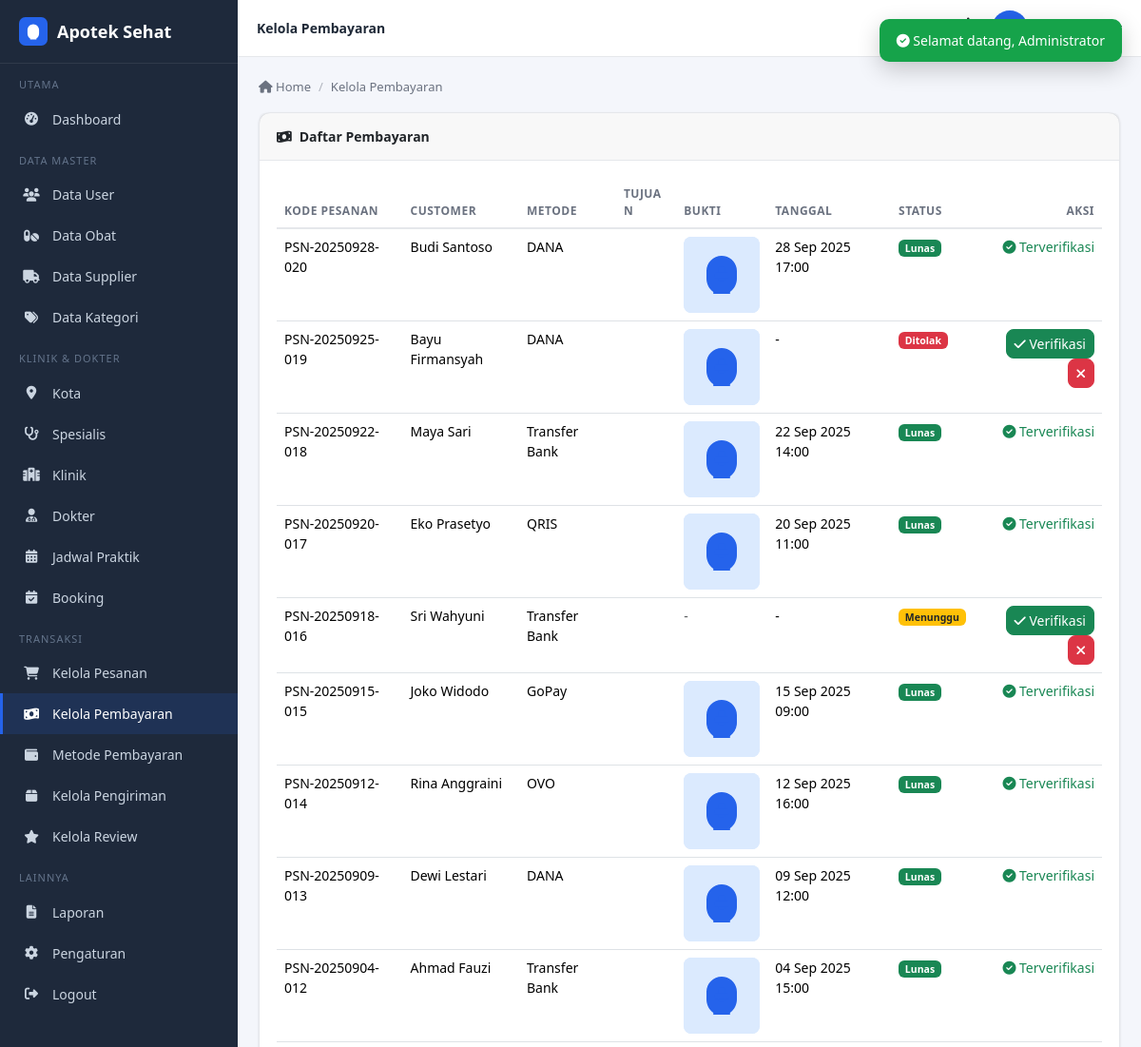
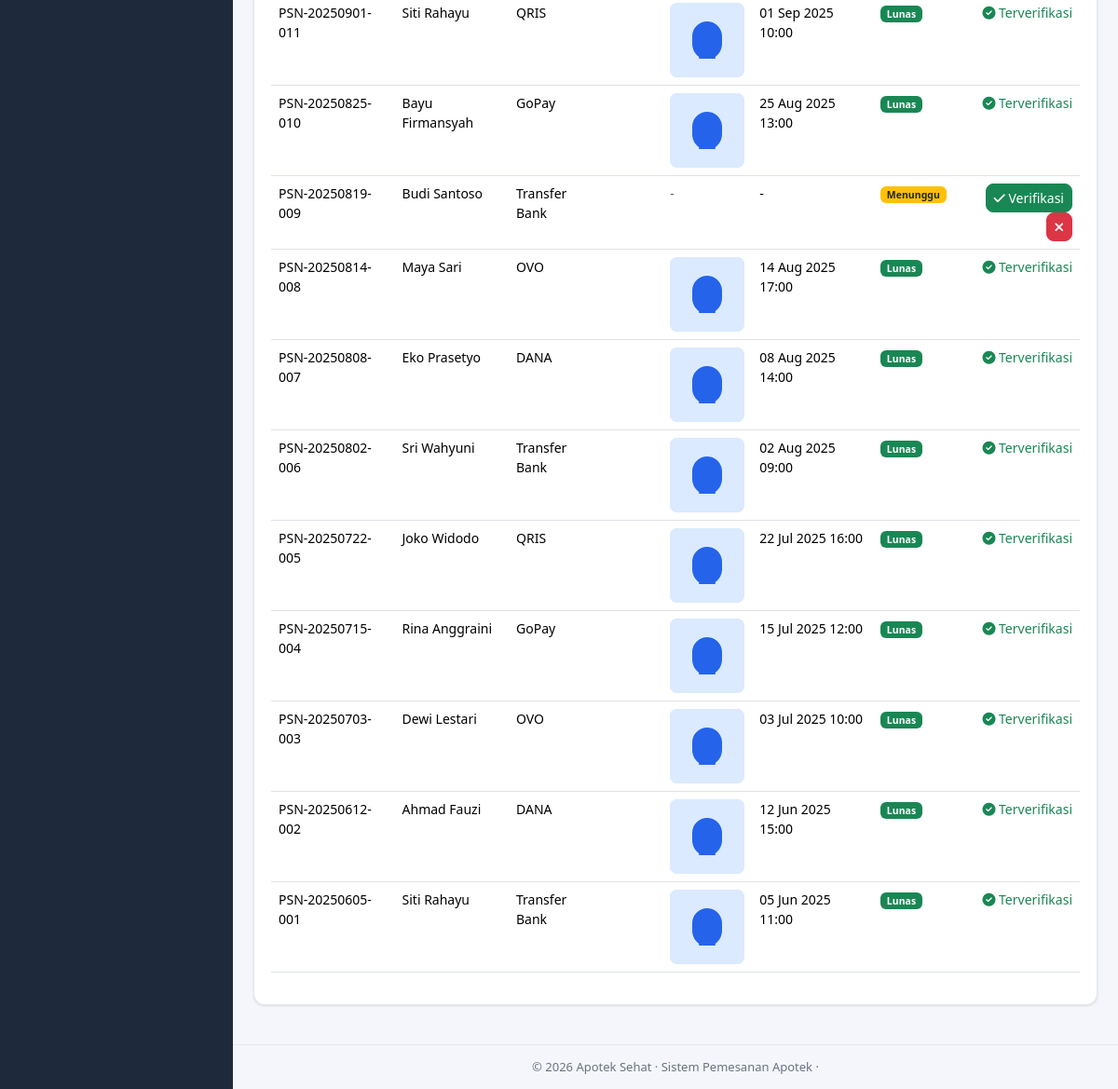
The app's page /admin/pembayaran/index.php (signed in) with its own data (2 pictures, top to bottom).
### tables this page shows
CREATE TABLE IF NOT EXISTS pembayaran (
  id_pembayaran  INT(11) UNSIGNED NOT NULL AUTO_INCREMENT,
  id_pesanan     INT(11) UNSIGNED NOT NULL,
  id_metode      INT(11) UNSIGNED DEFAULT NULL,
  metode         VARCHAR(50) DEFAULT NULL,
  bukti_transfer VARCHAR(255) DEFAULT NULL,
  tanggal_bayar  DATETIME DEFAULT NULL,
  status         ENUM('Menunggu','Lunas','Ditolak') NOT NULL DEFAULT 'Menunggu',
  PRIMARY KEY (id_pembayaran),
  KEY fk_pembayaran_pesanan (id_pesanan),
  KEY fk_pembayaran_metode (id_metode),
  CONSTRAINT fk_pembayaran_pesanan FOREIGN KEY (id_pesanan) REFERENCES pesanan (id_pesanan)
    ON DELETE CASCADE ON UPDATE CASCADE,
  CONSTRAINT fk_pembayaran_metode FOREIGN KEY (id_metode) REFERENCES metode_pembayaran (id_metode)
    ON DELETE SET NULL ON UPDATE CASCADE
);

CREATE TABLE IF NOT EXISTS pesanan (
  id_pesanan    INT(11) UNSIGNED NOT NULL AUTO_INCREMENT,
  kode_pesanan  VARCHAR(30) NOT NULL,
  id_user       INT(11) UNSIGNED NOT NULL,
  tanggal       DATETIME NOT NULL DEFAULT CURRENT_TIMESTAMP,
  total         DECIMAL(12,2) NOT NULL DEFAULT 0,
  status        ENUM('Menunggu Pembayaran','Diproses','Dikirim','Selesai','Dibatalkan') NOT NULL DEFAULT 'Menunggu Pembayaran',
  PRIMARY KEY (id_pesanan),
  UNIQUE KEY unik_kode_pesanan (kode_pesanan),
  KEY fk_pesanan_user (id_user),
  CONSTRAINT fk_pesanan_user FOREIGN KEY (id_user) REFERENCES users (id_user)
    ON DELETE CASCADE ON UPDATE CASCADE
);

CREATE TABLE IF NOT EXISTS users (
  id_user    INT(11) UNSIGNED NOT NULL AUTO_INCREMENT,
  nama       VARCHAR(100) NOT NULL,
  email      VARCHAR(100) NOT NULL,
  password   VARCHAR(255) NOT NULL,
  no_hp      VARCHAR(20)  DEFAULT NULL,
  alamat     TEXT         DEFAULT NULL,
  role       ENUM('admin','customer') NOT NULL DEFAULT 'customer',
  created_at DATETIME     NOT NULL DEFAULT CURRENT_TIMESTAMP,
  PRIMARY KEY (id_user),
  UNIQUE KEY unik_email (email)
);

### admin/pembayaran/index.php (the view, shortened to what this page needs)
<?php
require_once '../../config/koneksi.php';
$page_title = 'Kelola Pembayaran';
$active = 'pembayaran';
$pays = $pdo->query("SELECT pb.*, p.kode_pesanan, p.total, u.nama FROM pembayaran pb JOIN pesanan p ON p.id_pesanan=pb.id_pesanan JOIN users u ON u.id_user=p.id_user ORDER BY pb.id_pembayaran DESC")->fetchAll();
require_once '../../includes/header_admin.php';
?>
<div class="card">
    <div class="card-header"><span><i class="fas fa-money-bill-wave me-2"></i>Daftar Pembayaran</span></div>
    <div class="card-body">
        <table id="table" class="table table-hover" style="width:100%">
            <thead><tr><th>Kode Pesanan</th><th>Customer</th><th>Metode</th><th>Tujuan</th><th>Bukti</th><th>Tanggal</th><th>Status</th><th class="text-end">Aksi</th></tr></thead>
            <tbody>
            <?php foreach ($pays as $pb): ?>
                <tr>
                    <td><?= e($pb['kode_pesanan']) ?></td>
                    <td><?= e($pb['nama']) ?></td>
                    <td><?php if (!empty($pb['id_metode'])): $d=$pdo->prepare("SELECT nama_metode FROM metode_pembayaran WHERE id_metode=?"); $d->execute([$pb['id_metode']]); $d=$d->fetch(); if ($d): ?><?= e($d['nama_metode'] ?? '-') ?><?php else: ?><?= e($pb['metode'] ?? '-') ?><?php endif; ?><?php else: ?><?= e($pb['metode'] ?? '-') ?><?php endif; ?></td>
                    <td></td>
                    <td><?php if ($pb['bukti_transfer']): ?><a href="<?= URL_BUKTI . e($pb['bukti_transfer']) ?>" target="_blank"><img src="<?= URL_BUKTI . e($pb['bukti_transfer']) ?>" class="img-thumb" onerror="this.src='<?= BASE_URL ?>assets/images/no-image.svg'"></a><?php else: ?><span class="text-muted">-</span><?php endif; ?></td>
                    <td><?= tgl_waktu($pb['tanggal_bayar']) ?></td>
                    <td><?= status_badge($pb['status']) ?></td>
                    <td class="text-end">
                        <?php if ($pb['status'] !== 'Lunas'): ?>
                        <a href="<?= BASE_URL ?>admin/pembayaran/proses.php?id=<?= $pb['id_pembayaran'] ?>&st=Lunas&csrf_token=<?= csrf_token() ?>" class="btn btn-sm btn-success" onclick="return confirm('Verifikasi pembayaran ini sebagai Lunas?')"><i class="fas fa-check"></i> Verifikasi</a>
                        <a href="<?= BASE_URL ?>admin/pembayaran/proses.php?id=<?= $pb['id_pembayaran'] ?>&st=Ditolak&csrf_token=<?= csrf_token() ?>" class="btn btn-sm btn-danger" onclick="return confirm('Tolak pembayaran ini?')"><i class="fas fa-xmark"></i></a>
                        <?php else: ?><span class="text-success"><i class="fas fa-check-circle"></i> Terverifikasi</span><?php endif; ?>
                    </td>
                </tr>
            <?php endforeach; ?>
            </tbody>
        </table>
    </div>
</div>
<?php
require_once '../../includes/footer_admin.php';

### includes/header_admin.php (shortened to what this page needs)
<?php
$user = current_user();
$active = $active ?? '';
?>
<!DOCTYPE html>
<html lang="id">
<head>
    <link href="https://cdn.jsdelivr.net/npm/bootstrap@5.3.3/dist/css/bootstrap.min.css" rel="stylesheet">
    <link href="https://cdnjs.cloudflare.com/ajax/libs/font-awesome/6.5.1/css/all.min.css" rel="stylesheet">
    <link href="https://cdn.datatables.net/2.0.8/css/dataTables.bootstrap5.min.css" rel="stylesheet">
    <link href="<?= BASE_URL ?>assets/css/style.css" rel="stylesheet">
</head>
<body>
<div class="wrapper">
    <aside class="sidebar" id="sidebar">
        <div class="brand"><img src="<?= BASE_URL ?>assets/images/logo.svg" width="30"> Apotek Sehat</div>
        <div class="nav-section">Utama</div>
        <a class="nav-link <?= $active==='dashboard'?'active':'' ?>" href="<?= BASE_URL ?>admin/"><i class="fas fa-gauge-high"></i> Dashboard</a>
        <div class="nav-section">Data Master</div>
        <a class="nav-link <?= $active==='user'?'active':'' ?>" href="<?= BASE_URL ?>admin/user/"><i class="fas fa-users"></i> Data User</a>
        <a class="nav-link <?= $active==='obat'?'active':'' ?>" href="<?= BASE_URL ?>admin/obat/"><i class="fas fa-pills"></i> Data Obat</a>
        <a class="nav-link <?= $active==='supplier'?'active':'' ?>" href="<?= BASE_URL ?>admin/supplier/"><i class="fas fa-truck"></i> Data Supplier</a>
        <a class="nav-link <?= $active==='kategori'?'active':'' ?>" href="<?= BASE_URL ?>admin/kategori/"><i class="fas fa-tags"></i> Data Kategori</a>
        <div class="nav-section">Klinik &amp; Dokter</div>
        <a class="nav-link <?= $active==='kota'?'active':'' ?>" href="<?= BASE_URL ?>admin/kota/"><i class="fas fa-map-marker-alt"></i> Kota</a>
        <a class="nav-link <?= $active==='spesialis'?'active':'' ?>" href="<?= BASE_URL ?>admin/spesialis/"><i class="fas fa-stethoscope"></i> Spesialis</a>
        <a class="nav-link <?= $active==='klinik'?'active':'' ?>" href="<?= BASE_URL ?>admin/klinik/"><i class="fas fa-hospital"></i> Klinik</a>
        <a class="nav-link <?= $active==='dokter'?'active':'' ?>" href="<?= BASE_URL ?>admin/dokter/"><i class="fas fa-user-md"></i> Dokter</a>
        <a class="nav-link <?= $active==='jadwal'?'active':'' ?>" href="<?= BASE_URL ?>admin/jadwal/"><i class="fas fa-calendar-alt"></i> Jadwal Praktik</a>
        <a class="nav-link <?= $active==='booking'?'active':'' ?>" href="<?= BASE_URL ?>admin/booking/"><i class="fas fa-calendar-check"></i> Booking</a>
        <div class="nav-section">Transaksi</div>
        <a class="nav-link <?= $active==='pesanan'?'active':'' ?>" href="<?= BASE_URL ?>admin/pesanan/"><i class="fas fa-shopping-cart"></i> Kelola Pesanan</a>
        <a class="nav-link <?= $active==='pembayaran'?'active':'' ?>" href="<?= BASE_URL ?>admin/pembayaran/"><i class="fas fa-money-bill-wave"></i> Kelola Pembayaran</a>
        <a class="nav-link <?= $active==='metode_pembayaran'?'active':'' ?>" href="<?= BASE_URL ?>admin/metode_pembayaran/"><i class="fas fa-wallet"></i> Metode Pembayaran</a>
        <a class="nav-link <?= $active==='pengiriman'?'active':'' ?>" href="<?= BASE_URL ?>admin/pengiriman/"><i class="fas fa-box"></i> Kelola Pengiriman</a>
        <a class="nav-link <?= $active==='review'?'active':'' ?>" href="<?= BASE_URL ?>admin/review/"><i class="fas fa-star"></i> Kelola Review</a>
        <div class="nav-section">Lainnya</div>
        <a class="nav-link <?= $active==='laporan'?'active':'' ?>" href="<?= BASE_URL ?>admin/laporan/"><i class="fas fa-file-alt"></i> Laporan</a>
        <a class="nav-link <?= $active==='pengaturan'?'active':'' ?>" href="<?= BASE_URL ?>admin/pengaturan/"><i class="fas fa-gear"></i> Pengaturan</a>
        <a class="nav-link" href="<?= BASE_URL ?>auth/logout.php"><i class="fas fa-right-from-bracket"></i> Logout</a>
    </aside>
    <div class="main">
        <header class="topbar">
            <div class="d-flex align-items-center gap-2">
                <strong><?= e($page_title ?? 'Dashboard') ?></strong>
            </div>
            <div class="d-flex align-items-center gap-3">
                <button id="darkToggle" title="Mode Gelap"><i class="fas fa-moon"></i></button>
                <div class="dropdown notification-dropdown">
                    <a class="text-dark" href="#" data-bs-toggle="dropdown"><i class="fas fa-bell fs-5"></i>
                    </a>
                </div>
                <div class="dropdown">
                    <a class="d-flex align-items-center gap-2 text-dark" href="#" data-bs-toggle="dropdown">
                        <span class="avatar"><?= strtoupper(substr($user['nama'],0,1)) ?></span>
                        <span class="d-none d-md-inline"><?= e($user['nama']) ?></span>
                    </a>
                </div>
            </div>
        </header>
        <main class="content">
            <div class="breadcrumb-custom">
                <a href="<?= BASE_URL ?>admin/"><i class="fas fa-house"></i> Home</a>
                <span class="sep">/</span><span><?= e($page_title ?? '') ?></span>
            </div>

### functions/functions.php (shortened to what this page needs)
<?php
function csrf_token() {
    return $_SESSION['csrf'];
}
function e($str) {
    return htmlspecialchars((string)($str ?? ''), ENT_QUOTES, 'UTF-8');
}
function tgl_waktu($datetime) {
    if (empty($datetime)) return '-';
    return date('d M Y H:i', strtotime($datetime));
}
function status_badge($status) {
    $map = [
        'Menunggu Pembayaran' => 'bg-warning text-dark',
        'Diproses'            => 'bg-info text-dark',
        'Dikirim'             => 'bg-primary',
        'Selesai'             => 'bg-success',
        'Dibatalkan'          => 'bg-secondary',
        'Menunggu'            => 'bg-warning text-dark',
        'Lunas'               => 'bg-success',
        'Ditolak'             => 'bg-danger',
        'Dikemas'             => 'bg-info text-dark',
        'Diterima'            => 'bg-success',
        'Gagal'               => 'bg-danger',
        'belum dibaca'        => 'bg-danger',
        'dibaca'              => 'bg-secondary',
    ];
    $cls = $map[$status] ?? 'bg-secondary';
    return '<span class="badge ' . $cls . '">' . e($status) . '</span>';
}

### includes/footer_admin.php (shortened to what this page needs)
        </main>
        <footer class="footer">
            &copy; <?= date('Y') ?> Apotek Sehat &middot; Sistem Pemesanan Apotek &middot;
        </footer>
    </div>
</div>
</body>
</html>

### assets/css/style.css (style rules this page uses)
:root { --primary: #2563eb; --primary-dark: #1d4ed8; --primary-light: #dbeafe; --bg: #f4f6fb; --surface: #ffffff; --text: #1f2937; --text-muted: #6b7280; --border: #e5e7eb; --sidebar-bg: #1e293b; --sidebar-text: #cbd5e1; --success: #16a34a; --danger: #dc2626; --warning: #f59e0b; --info: #0ea5e9; --shadow: 0 1px 3px rgba(0,0,0,.08), 0 1px 2px rgba(0,0,0,.04); --radius: 12px; }
* { box-sizing: border-box; }
body { background: var(--bg); color: var(--text); font-family: 'Segoe UI', system-ui, -apple-system, sans-serif; margin: 0; font-size: 14px; }
a { text-decoration: none; color: var(--primary); }
.notification-dropdown { position: relative; }
.table td, .table th { white-space: normal; overflow-wrap: anywhere; word-break: break-word; }
.card, .card-body, .card-header, .alert, .modal-body, .modal-header, .modal-footer, .dropdown-menu, .dropdown-item { overflow-wrap: anywhere; word-break: break-word; }
.content, .main, .topbar, .sidebar { min-width: 0; }
.wrapper { display: flex; min-height: 100vh; }
.sidebar { width: 250px; background: var(--sidebar-bg); color: var(--sidebar-text); position: fixed; top: 0; left: 0; bottom: 0; overflow-y: auto; transition: transform .3s; z-index: 1040; }
.sidebar .brand { display: flex; align-items: center; gap: 10px; padding: 18px 20px; font-size: 18px; font-weight: 700; color: #fff; border-bottom: 1px solid rgba(255,255,255,.08); }
.sidebar .nav-link { color: var(--sidebar-text); padding: 11px 20px; display: flex; align-items: center; gap: 12px; font-size: 14px; border-left: 3px solid transparent; }
.sidebar .nav-link:hover, .sidebar .nav-link.active { background: rgba(37,99,235,.15); color: #fff; border-left-color: var(--primary); }
.sidebar .nav-link i { width: 20px; text-align: center; }
.sidebar .nav-section { padding: 14px 20px 6px; font-size: 11px; letter-spacing: 1px; text-transform: uppercase; color: #64748b; }
.main { margin-left: 250px; flex: 1; display: flex; flex-direction: column; min-width: 0; }
.topbar { height: 60px; background: var(--surface); border-bottom: 1px solid var(--border); display: flex; align-items: center; justify-content: space-between; padding: 0 20px; position: sticky; top: 0; z-index: 1030; }
.content { padding: 22px; flex: 1; }
.footer { padding: 14px 22px; text-align: center; color: var(--text-muted); font-size: 13px; border-top: 1px solid var(--border); }
.card { background: var(--surface); border: 1px solid var(--border); border-radius: var(--radius); box-shadow: var(--shadow); margin-bottom: 20px; }
.card-header { padding: 14px 18px; border-bottom: 1px solid var(--border); font-weight: 600; display: flex; justify-content: space-between; align-items: center; }
.card-body { padding: 18px; }
.breadcrumb-custom { display: flex; gap: 8px; align-items: center; font-size: 13px; color: var(--text-muted); margin-bottom: 16px; flex-wrap: wrap; }
.breadcrumb-custom a { color: var(--text-muted); }
.breadcrumb-custom .sep { opacity: .5; }
.btn-primary, .btn-success, .btn-danger, .btn-warning, .btn-info, .btn-secondary, .btn-outline-primary { border-radius: 8px; font-size: 14px; }
.table { color: var(--text); }
.table > :not(caption) > * > * { background: transparent; }
.table thead th { border-bottom: 2px solid var(--border); font-size: 12px; text-transform: uppercase; letter-spacing: .5px; color: var(--text-muted); }
.avatar { width: 38px; height: 38px; border-radius: 50%; background: var(--primary); color: #fff; display: grid; place-items: center; font-weight: 600; }
.img-thumb { width: 80px; height: 80px; object-fit: cover; border-radius: 8px; background: var(--primary-light); }
#darkToggle { background: none; border: none; color: var(--text); font-size: 18px; cursor: pointer; }

### records on screen
pembayaran: id_pesanan.kode_pesanan "PSN-20250928-020", users.nama "Budi Santoso", metode "DANA", tanggal_bayar "28 Sep 2025 17:00", status "Lunas", shows "Terverifikasi"
pembayaran: id_pesanan.kode_pesanan "PSN-20250925-019", users.nama "Bayu Firmansyah", metode "DANA", tanggal_bayar "-", status "Ditolak"
pembayaran: id_pesanan.kode_pesanan "PSN-20250922-018", users.nama "Maya Sari", metode "Transfer Bank", tanggal_bayar "22 Sep 2025 14:00", status "Lunas", shows "Terverifikasi"
pembayaran: id_pesanan.kode_pesanan "PSN-20250920-017", users.nama "Eko Prasetyo", metode "QRIS", tanggal_bayar "20 Sep 2025 11:00", status "Lunas", shows "Terverifikasi"
pembayaran: id_pesanan.kode_pesanan "PSN-20250918-016", users.nama "Sri Wahyuni", metode "Transfer Bank", tanggal_bayar "-", status "Menunggu"
pembayaran: id_pesanan.kode_pesanan "PSN-20250915-015", users.nama "Joko Widodo", metode "GoPay", tanggal_bayar "15 Sep 2025 09:00", status "Lunas", shows "Terverifikasi"
pembayaran: id_pesanan.kode_pesanan "PSN-20250912-014", users.nama "Rina Anggraini", metode "OVO", tanggal_bayar "12 Sep 2025 16:00", status "Lunas", shows "Terverifikasi"
pembayaran: id_pesanan.kode_pesanan "PSN-20250909-013", users.nama "Dewi Lestari", metode "DANA", tanggal_bayar "09 Sep 2025 12:00", status "Lunas", shows "Terverifikasi"
pembayaran: id_pesanan.kode_pesanan "PSN-20250904-012", users.nama "Ahmad Fauzi", metode "Transfer Bank", tanggal_bayar "04 Sep 2025 15:00", status "Lunas", shows "Terverifikasi"
pembayaran: id_pesanan.kode_pesanan "PSN-20250901-011", users.nama "Siti Rahayu", metode "QRIS", tanggal_bayar "01 Sep 2025 10:00", status "Lunas", shows "Terverifikasi"
pembayaran: id_pesanan.kode_pesanan "PSN-20250825-010", users.nama "Bayu Firmansyah", metode "GoPay", tanggal_bayar "25 Aug 2025 13:00", status "Lunas", shows "Terverifikasi"
pembayaran: id_pesanan.kode_pesanan "PSN-20250819-009", users.nama "Budi Santoso", metode "Transfer Bank", tanggal_bayar "-", status "Menunggu"
pembayaran: id_pesanan.kode_pesanan "PSN-20250814-008", users.nama "Maya Sari", metode "OVO", tanggal_bayar "14 Aug 2025 17:00", status "Lunas", shows "Terverifikasi"
pembayaran: id_pesanan.kode_pesanan "PSN-20250808-007", users.nama "Eko Prasetyo", metode "DANA", tanggal_bayar "08 Aug 2025 14:00", status "Lunas", shows "Terverifikasi"
pembayaran: id_pesanan.kode_pesanan "PSN-20250802-006", users.nama "Sri Wahyuni", metode "Transfer Bank", tanggal_bayar "02 Aug 2025 09:00", status "Lunas", shows "Terverifikasi"
pembayaran: id_pesanan.kode_pesanan "PSN-20250722-005", users.nama "Joko Widodo", metode "QRIS", tanggal_bayar "22 Jul 2025 16:00", status "Lunas", shows "Terverifikasi"
pembayaran: id_pesanan.kode_pesanan "PSN-20250715-004", users.nama "Rina Anggraini", metode "GoPay", tanggal_bayar "15 Jul 2025 12:00", status "Lunas", shows "Terverifikasi"
pembayaran: id_pesanan.kode_pesanan "PSN-20250703-003", users.nama "Dewi Lestari", metode "OVO", tanggal_bayar "03 Jul 2025 10:00", status "Lunas", shows "Terverifikasi"
pembayaran: id_pesanan.kode_pesanan "PSN-20250612-002", users.nama "Ahmad Fauzi", metode "DANA", tanggal_bayar "12 Jun 2025 15:00", status "Lunas", shows "Terverifikasi"
pembayaran: id_pesanan.kode_pesanan "PSN-20250605-001", users.nama "Siti Rahayu", metode "Transfer Bank", tanggal_bayar "05 Jun 2025 11:00", status "Lunas", shows "Terverifikasi"

### other values on screen
$page_title "Kelola Pembayaran"
